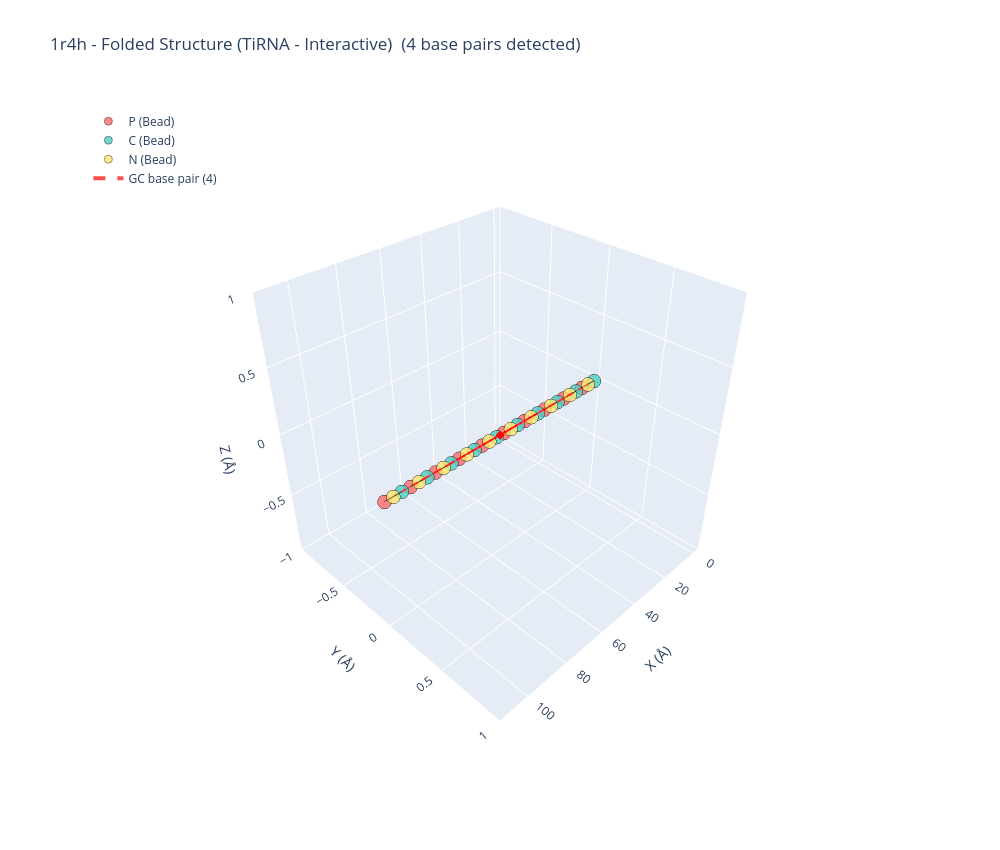
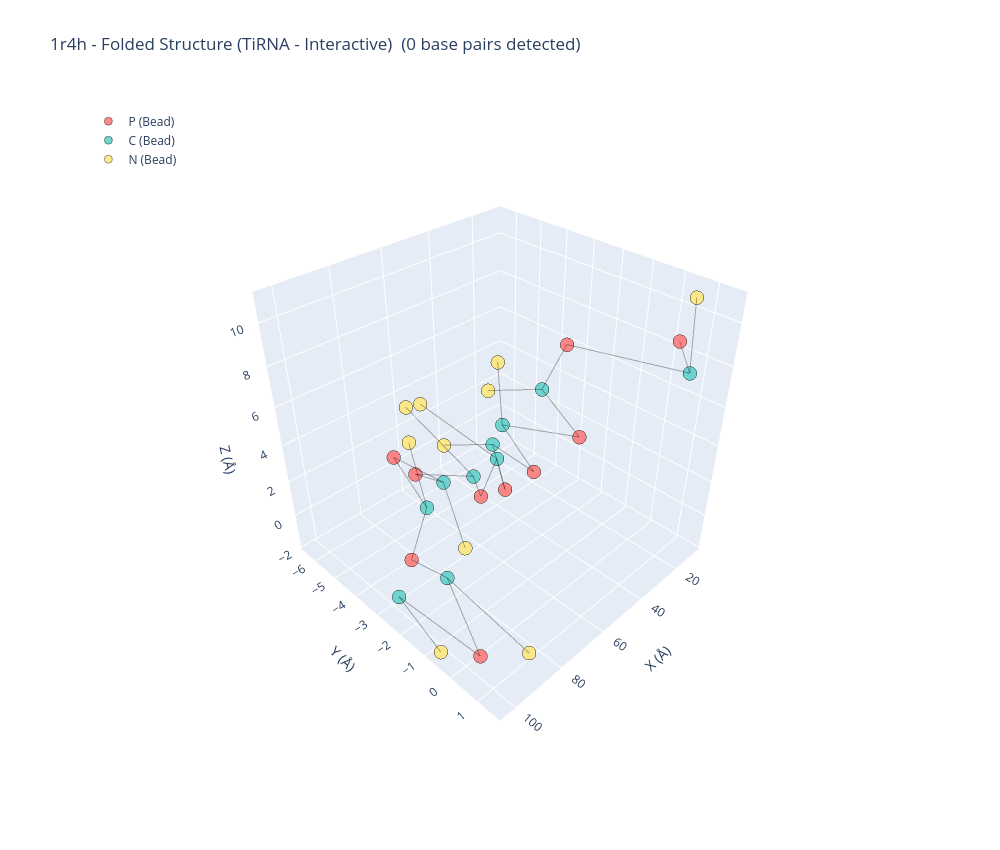

Write notebook code for charts like these, in order.
### Code cell
if __name__ == "__main__":
    main()

### Figure 1 — Plotly figure (JSON) as saved in the notebook; plotly's stock layout.template omitted (floating-point values rounded to 4 significant figures)
{"data": [{"hoverinfo": "text", "marker": {"color": "#FF6B6B", "line": {"color": "black", "width": 0.5}, "opacity": 0.8, "size": 8}, "mode": "markers", "name": "P (Bead)", "text": ["P_A_1", "P_A_2", "P_A_3", "P_A_4", "P_A_5", "P_A_6", "P_A_7", "P_A_8", "P_A_9", "P_A_10"], "type": "scatter3d", "x": [7.6, 19.0, 30.4, 41.8, 53.2, 64.6, 76.0, 87.4, 98.8, 110.2], "y": [0.0, 0.0, 0.0, 0.0, 0.0, 0.0, 0.0, 0.0, 0.0, 0.0], "z": [0.0, 0.0, 0.0, 0.0, 0.0, 0.0, 0.0, 0.0, 0.0, 0.0]}, {"hoverinfo": "text", "marker": {"color": "#4ECDC4", "line": {"color": "black", "width": 0.5}, "opacity": 0.8, "size": 8}, "mode": "markers", "name": "C (Bead)", "text": ["C_A_1", "C_A_2", "C_A_3", "C_A_4", "C_A_5", "C_A_6", "C_A_7", "C_A_8", "C_A_9", "C_A_10"], "type": "scatter3d", "x": [0.0, 11.4, 22.8, 34.2, 45.6, 57.0, 68.4, 79.8, 91.2, 102.6], "y": [0.0, 0.0, 0.0, 0.0, 0.0, 0.0, 0.0, 0.0, 0.0, 0.0], "z": [0.0, 0.0, 0.0, 0.0, 0.0, 0.0, 0.0, 0.0, 0.0, 0.0]}, {"hoverinfo": "text", "marker": {"color": "#FFE66D", "line": {"color": "black", "width": 0.5}, "opacity": 0.8, "size": 8}, "mode": "markers", "name": "N (Bead)", "text": ["N_A_1", "N_A_2", "N_A_3", "N_A_4", "N_A_5", "N_A_6", "N_A_7", "N_A_8", "N_A_9", "N_A_10"], "type": "scatter3d", "x": [3.8, 15.2, 26.6, 38.0, 49.4, 60.8, 72.2, 83.6, 95.0, 106.4], "y": [0.0, 0.0, 0.0, 0.0, 0.0, 0.0, 0.0, 0.0, 0.0, 0.0], "z": [0.0, 0.0, 0.0, 0.0, 0.0, 0.0, 0.0, 0.0, 0.0, 0.0]}, {"hoverinfo": "none", "line": {"color": "rgba(0,0,0,0.3)", "width": 2}, "mode": "lines", "showlegend": false, "type": "scatter3d", "x": [7.6, 0], "y": [0, 0], "z": [0, 0]}, {"hoverinfo": "none", "line": {"color": "rgba(0,0,0,0.3)", "width": 2}, "mode": "lines", "showlegend": false, "type": "scatter3d", "x": [0, 3.8], "y": [0, 0], "z": [0, 0]}, {"hoverinfo": "none", "line": {"color": "rgba(0,0,0,0.3)", "width": 2}, "mode": "lines", "showlegend": false, "type": "scatter3d", "x": [19, 11.4], "y": [0, 0], "z": [0, 0]}, {"hoverinfo": "none", "line": {"color": "rgba(0,0,0,0.3)", "width": 2}, "mode": "lines", "showlegend": false, "type": "scatter3d", "x": [11.4, 15.2], "y": [0, 0], "z": [0, 0]}, {"hoverinfo": "none", "line": {"color": "rgba(0,0,0,0.3)", "width": 2}, "mode": "lines", "showlegend": false, "type": "scatter3d", "x": [30.4, 22.8], "y": [0, 0], "z": [0, 0]}, {"hoverinfo": "none", "line": {"color": "rgba(0,0,0,0.3)", "width": 2}, "mode": "lines", "showlegend": false, "type": "scatter3d", "x": [22.8, 26.6], "y": [0, 0], "z": [0, 0]}, {"hoverinfo": "none", "line": {"color": "rgba(0,0,0,0.3)", "width": 2}, "mode": "lines", "showlegend": false, "type": "scatter3d", "x": [41.8, 34.2], "y": [0, 0], "z": [0, 0]}, {"hoverinfo": "none", "line": {"color": "rgba(0,0,0,0.3)", "width": 2}, "mode": "lines", "showlegend": false, "type": "scatter3d", "x": [34.2, 38], "y": [0, 0], "z": [0, 0]}, {"hoverinfo": "none", "line": {"color": "rgba(0,0,0,0.3)", "width": 2}, "mode": "lines", "showlegend": false, "type": "scatter3d", "x": [53.2, 45.6], "y": [0, 0], "z": [0, 0]}, {"hoverinfo": "none", "line": {"color": "rgba(0,0,0,0.3)", "width": 2}, "mode": "lines", "showlegend": false, "type": "scatter3d", "x": [45.6, 49.4], "y": [0, 0], "z": [0, 0]}, {"hoverinfo": "none", "line": {"color": "rgba(0,0,0,0.3)", "width": 2}, "mode": "lines", "showlegend": false, "type": "scatter3d", "x": [64.6, 57], "y": [0, 0], "z": [0, 0]}, {"hoverinfo": "none", "line": {"color": "rgba(0,0,0,0.3)", "width": 2}, "mode": "lines", "showlegend": false, "type": "scatter3d", "x": [57, 60.8], "y": [0, 0], "z": [0, 0]}, {"hoverinfo": "none", "line": {"color": "rgba(0,0,0,0.3)", "width": 2}, "mode": "lines", "showlegend": false, "type": "scatter3d", "x": [76, 68.4], "y": [0, 0], "z": [0, 0]}, {"hoverinfo": "none", "line": {"color": "rgba(0,0,0,0.3)", "width": 2}, "mode": "lines", "showlegend": false, "type": "scatter3d", "x": [68.4, 72.2], "y": [0, 0], "z": [0, 0]}, {"hoverinfo": "none", "line": {"color": "rgba(0,0,0,0.3)", "width": 2}, "mode": "lines", "showlegend": false, "type": "scatter3d", "x": [87.4, 79.8], "y": [0, 0], "z": [0, 0]}, {"hoverinfo": "none", "line": {"color": "rgba(0,0,0,0.3)", "width": 2}, "mode": "lines", "showlegend": false, "type": "scatter3d", "x": [79.8, 83.6], "y": [0, 0], "z": [0, 0]}, {"hoverinfo": "none", "line": {"color": "rgba(0,0,0,0.3)", "width": 2}, "mode": "lines", "showlegend": false, "type": "scatter3d", "x": [98.8, 91.2], "y": [0, 0], "z": [0, 0]}, {"hoverinfo": "none", "line": {"color": "rgba(0,0,0,0.3)", "width": 2}, "mode": "lines", "showlegend": false, "type": "scatter3d", "x": [91.2, 95], "y": [0, 0], "z": [0, 0]}, {"hoverinfo": "none", "line": {"color": "rgba(0,0,0,0.3)", "width": 2}, "mode": "lines", "showlegend": false, "type": "scatter3d", "x": [110.2, 102.6], "y": [0, 0], "z": [0, 0]}, {"hoverinfo": "none", "line": {"color": "rgba(0,0,0,0.3)", "width": 2}, "mode": "lines", "showlegend": false, "type": "scatter3d", "x": [102.6, 106.4], "y": [0, 0], "z": [0, 0]}, {"hoverinfo": "none", "line": {"color": "rgba(0,0,0,0.3)", "width": 2}, "mode": "lines", "showlegend": false, "type": "scatter3d", "x": [0, 19], "y": [0, 0], "z": [0, 0]}, {"hoverinfo": "none", "line": {"color": "rgba(0,0,0,0.3)", "width": 2}, "mode": "lines", "showlegend": false, "type": "scatter3d", "x": [11.4, 30.4], "y": [0, 0], "z": [0, 0]}, {"hoverinfo": "none", "line": {"color": "rgba(0,0,0,0.3)", "width": 2}, "mode": "lines", "showlegend": false, "type": "scatter3d", "x": [22.8, 41.8], "y": [0, 0], "z": [0, 0]}, {"hoverinfo": "none", "line": {"color": "rgba(0,0,0,0.3)", "width": 2}, "mode": "lines", "showlegend": false, "type": "scatter3d", "x": [34.2, 53.2], "y": [0, 0], "z": [0, 0]}, {"hoverinfo": "none", "line": {"color": "rgba(0,0,0,0.3)", "width": 2}, "mode": "lines", "showlegend": false, "type": "scatter3d", "x": [45.6, 64.6], "y": [0, 0], "z": [0, 0]}, {"hoverinfo": "none", "line": {"color": "rgba(0,0,0,0.3)", "width": 2}, "mode": "lines", "showlegend": false, "type": "scatter3d", "x": [57, 76], "y": [0, 0], "z": [0, 0]}, {"hoverinfo": "none", "line": {"color": "rgba(0,0,0,0.3)", "width": 2}, "mode": "lines", "showlegend": false, "type": "scatter3d", "x": [68.4, 87.4], "y": [0, 0], "z": [0, 0]}, {"hoverinfo": "none", "line": {"color": "rgba(0,0,0,0.3)", "width": 2}, "mode": "lines", "showlegend": false, "type": "scatter3d", "x": [79.8, 98.8], "y": [0, 0], "z": [0, 0]}, {"hoverinfo": "none", "line": {"color": "rgba(0,0,0,0.3)", "width": 2}, "mode": "lines", "showlegend": false, "type": "scatter3d", "x": [91.2, 110.2], "y": [0, 0], "z": [0, 0]}, {"hoverinfo": "text", "hovertext": "GC pair", "line": {"color": "rgba(255, 0, 0, 0.7)", "dash": "dash", "width": 4}, "mode": "lines", "name": "GC base pair (4)", "showlegend": true, "type": "scatter3d", "x": [38, 72.2, null, 3.8, 106.4, null, 15.2, 95, null, 26.6, 83.6, null], "y": [0, 0, null, 0, 0, null, 0, 0, null, 0, 0, null], "z": [0, 0, null, 0, 0, null, 0, 0, null, 0, 0, null]}, {"hoverinfo": "text", "marker": {"color": "rgba(255, 0, 0, 0.7)", "opacity": 0.9, "size": 3, "symbol": "diamond"}, "mode": "markers", "showlegend": false, "text": ["C4 – G7<br>Type: GC<br>N–N dist: 34.20 Å"], "type": "scatter3d", "x": [55.1], "y": [0], "z": [0]}, {"hoverinfo": "text", "marker": {"color": "rgba(255, 0, 0, 0.7)", "opacity": 0.9, "size": 3, "symbol": "diamond"}, "mode": "markers", "showlegend": false, "text": ["G1 – C10<br>Type: GC<br>N–N dist: 102.60 Å"], "type": "scatter3d", "x": [55.1], "y": [0], "z": [0]}, {"hoverinfo": "text", "marker": {"color": "rgba(255, 0, 0, 0.7)", "opacity": 0.9, "size": 3, "symbol": "diamond"}, "mode": "markers", "showlegend": false, "text": ["G2 – C9<br>Type: GC<br>N–N dist: 79.80 Å"], "type": "scatter3d", "x": [55.1], "y": [0], "z": [0]}, {"hoverinfo": "text", "marker": {"color": "rgba(255, 0, 0, 0.7)", "opacity": 0.9, "size": 3, "symbol": "diamond"}, "mode": "markers", "showlegend": false, "text": ["G3 – C8<br>Type: GC<br>N–N dist: 57.00 Å"], "type": "scatter3d", "x": [55.1], "y": [0], "z": [0]}], "layout": {"height": 850, "legend": {"bgcolor": "rgba(255,255,255,0.8)", "x": 0.01, "xanchor": "left", "y": 0.99, "yanchor": "top"}, "scene": {"camera": {"eye": {"x": 1.5, "y": 1.5, "z": 1.5}}, "xaxis": {"title": {"text": "X (Å)"}}, "yaxis": {"title": {"text": "Y (Å)"}}, "zaxis": {"title": {"text": "Z (Å)"}}}, "showlegend": true, "title": {"text": "1r4h - Folded Structure (TiRNA - Interactive)  (4 base pairs detected)"}, "width": 1000}}

### Figure 2 — Plotly figure (JSON) as saved in the notebook; plotly's stock layout.template omitted (floating-point values rounded to 4 significant figures)
{"data": [{"hoverinfo": "text", "marker": {"color": "#FF6B6B", "line": {"color": "black", "width": 0.5}, "opacity": 0.8, "size": 8}, "mode": "markers", "name": "P (Bead)", "text": ["P_A_1", "P_A_2", "P_A_3", "P_A_4", "P_A_5", "P_A_6", "P_A_7", "P_A_8", "P_A_9", "P_A_10"], "type": "scatter3d", "x": [9.259, 17.37, 25.6, 35.81, 47.39, 58.84, 69.23, 79.24, 88.48, 97.4], "y": [0.2667, -3.009, -1.773, -2.748, -3.002, -3.037, -4.923, -4.752, -3.269, 0.3129], "z": [8.398, 6.635, 2.938, 0.7961, 0.3564, 0.8072, 1.217, 3.077, -0.7666, -1.412]}, {"hoverinfo": "text", "marker": {"color": "#4ECDC4", "line": {"color": "black", "width": 0.5}, "opacity": 0.8, "size": 8}, "mode": "markers", "name": "C (Bead)", "text": ["C_A_1", "C_A_2", "C_A_3", "C_A_4", "C_A_5", "C_A_6", "C_A_7", "C_A_8", "C_A_9", "C_A_10"], "type": "scatter3d", "x": [13.75, 20.91, 30.07, 41.18, 52.78, 63.8, 74.04, 84.19, 93.01, 100.7], "y": [0.9251, -3.65, -4.582, -4.066, -2.884, -2.88, -3.159, -2.876, -1.283, -2.576], "z": [7.542, 3.963, 1.747, 1.728, 2.683, 2.493, 2.68, 2.333, 0.7921, -1.086]}, {"hoverinfo": "text", "marker": {"color": "#FFE66D", "line": {"color": "black", "width": 0.5}, "opacity": 0.8, "size": 8}, "mode": "markers", "name": "N (Bead)", "text": ["N_A_1", "N_A_2", "N_A_3", "N_A_4", "N_A_5", "N_A_6", "N_A_7", "N_A_8", "N_A_9", "N_A_10"], "type": "scatter3d", "x": [14.1, 19.74, 29.88, 40.42, 52.93, 63.3, 75.2, 85.85, 91.54, 103.4], "y": [0.8086, -6.119, -4.8, -6.444, -6.217, -5.792, -2.241, -3.257, 1.529, -0.6418], "z": [10.93, 2.073, 5.22, -0.3255, 3.216, 3.989, -0.152, 5.564, -0.2368, -1.763]}, {"hoverinfo": "none", "line": {"color": "rgba(0,0,0,0.3)", "width": 2}, "mode": "lines", "showlegend": false, "type": "scatter3d", "x": [9.259, 13.75], "y": [0.2667, 0.9251], "z": [8.398, 7.542]}, {"hoverinfo": "none", "line": {"color": "rgba(0,0,0,0.3)", "width": 2}, "mode": "lines", "showlegend": false, "type": "scatter3d", "x": [13.75, 14.1], "y": [0.9251, 0.8086], "z": [7.542, 10.93]}, {"hoverinfo": "none", "line": {"color": "rgba(0,0,0,0.3)", "width": 2}, "mode": "lines", "showlegend": false, "type": "scatter3d", "x": [17.37, 20.91], "y": [-3.009, -3.65], "z": [6.635, 3.963]}, {"hoverinfo": "none", "line": {"color": "rgba(0,0,0,0.3)", "width": 2}, "mode": "lines", "showlegend": false, "type": "scatter3d", "x": [20.91, 19.74], "y": [-3.65, -6.119], "z": [3.963, 2.073]}, {"hoverinfo": "none", "line": {"color": "rgba(0,0,0,0.3)", "width": 2}, "mode": "lines", "showlegend": false, "type": "scatter3d", "x": [25.6, 30.07], "y": [-1.773, -4.582], "z": [2.938, 1.747]}, {"hoverinfo": "none", "line": {"color": "rgba(0,0,0,0.3)", "width": 2}, "mode": "lines", "showlegend": false, "type": "scatter3d", "x": [30.07, 29.88], "y": [-4.582, -4.8], "z": [1.747, 5.22]}, {"hoverinfo": "none", "line": {"color": "rgba(0,0,0,0.3)", "width": 2}, "mode": "lines", "showlegend": false, "type": "scatter3d", "x": [35.81, 41.18], "y": [-2.748, -4.066], "z": [0.7961, 1.728]}, {"hoverinfo": "none", "line": {"color": "rgba(0,0,0,0.3)", "width": 2}, "mode": "lines", "showlegend": false, "type": "scatter3d", "x": [41.18, 40.42], "y": [-4.066, -6.444], "z": [1.728, -0.3255]}, {"hoverinfo": "none", "line": {"color": "rgba(0,0,0,0.3)", "width": 2}, "mode": "lines", "showlegend": false, "type": "scatter3d", "x": [47.39, 52.78], "y": [-3.002, -2.884], "z": [0.3564, 2.683]}, {"hoverinfo": "none", "line": {"color": "rgba(0,0,0,0.3)", "width": 2}, "mode": "lines", "showlegend": false, "type": "scatter3d", "x": [52.78, 52.93], "y": [-2.884, -6.217], "z": [2.683, 3.216]}, {"hoverinfo": "none", "line": {"color": "rgba(0,0,0,0.3)", "width": 2}, "mode": "lines", "showlegend": false, "type": "scatter3d", "x": [58.84, 63.8], "y": [-3.037, -2.88], "z": [0.8072, 2.493]}, {"hoverinfo": "none", "line": {"color": "rgba(0,0,0,0.3)", "width": 2}, "mode": "lines", "showlegend": false, "type": "scatter3d", "x": [63.8, 63.3], "y": [-2.88, -5.792], "z": [2.493, 3.989]}, {"hoverinfo": "none", "line": {"color": "rgba(0,0,0,0.3)", "width": 2}, "mode": "lines", "showlegend": false, "type": "scatter3d", "x": [69.23, 74.04], "y": [-4.923, -3.159], "z": [1.217, 2.68]}, {"hoverinfo": "none", "line": {"color": "rgba(0,0,0,0.3)", "width": 2}, "mode": "lines", "showlegend": false, "type": "scatter3d", "x": [74.04, 75.2], "y": [-3.159, -2.241], "z": [2.68, -0.152]}, {"hoverinfo": "none", "line": {"color": "rgba(0,0,0,0.3)", "width": 2}, "mode": "lines", "showlegend": false, "type": "scatter3d", "x": [79.24, 84.19], "y": [-4.752, -2.876], "z": [3.077, 2.333]}, {"hoverinfo": "none", "line": {"color": "rgba(0,0,0,0.3)", "width": 2}, "mode": "lines", "showlegend": false, "type": "scatter3d", "x": [84.19, 85.85], "y": [-2.876, -3.257], "z": [2.333, 5.564]}, {"hoverinfo": "none", "line": {"color": "rgba(0,0,0,0.3)", "width": 2}, "mode": "lines", "showlegend": false, "type": "scatter3d", "x": [88.48, 93.01], "y": [-3.269, -1.283], "z": [-0.7666, 0.7921]}, {"hoverinfo": "none", "line": {"color": "rgba(0,0,0,0.3)", "width": 2}, "mode": "lines", "showlegend": false, "type": "scatter3d", "x": [93.01, 91.54], "y": [-1.283, 1.529], "z": [0.7921, -0.2368]}, {"hoverinfo": "none", "line": {"color": "rgba(0,0,0,0.3)", "width": 2}, "mode": "lines", "showlegend": false, "type": "scatter3d", "x": [97.4, 100.7], "y": [0.3129, -2.576], "z": [-1.412, -1.086]}, {"hoverinfo": "none", "line": {"color": "rgba(0,0,0,0.3)", "width": 2}, "mode": "lines", "showlegend": false, "type": "scatter3d", "x": [100.7, 103.4], "y": [-2.576, -0.6418], "z": [-1.086, -1.763]}, {"hoverinfo": "none", "line": {"color": "rgba(0,0,0,0.3)", "width": 2}, "mode": "lines", "showlegend": false, "type": "scatter3d", "x": [13.75, 17.37], "y": [0.9251, -3.009], "z": [7.542, 6.635]}, {"hoverinfo": "none", "line": {"color": "rgba(0,0,0,0.3)", "width": 2}, "mode": "lines", "showlegend": false, "type": "scatter3d", "x": [20.91, 25.6], "y": [-3.65, -1.773], "z": [3.963, 2.938]}, {"hoverinfo": "none", "line": {"color": "rgba(0,0,0,0.3)", "width": 2}, "mode": "lines", "showlegend": false, "type": "scatter3d", "x": [30.07, 35.81], "y": [-4.582, -2.748], "z": [1.747, 0.7961]}, {"hoverinfo": "none", "line": {"color": "rgba(0,0,0,0.3)", "width": 2}, "mode": "lines", "showlegend": false, "type": "scatter3d", "x": [41.18, 47.39], "y": [-4.066, -3.002], "z": [1.728, 0.3564]}, {"hoverinfo": "none", "line": {"color": "rgba(0,0,0,0.3)", "width": 2}, "mode": "lines", "showlegend": false, "type": "scatter3d", "x": [52.78, 58.84], "y": [-2.884, -3.037], "z": [2.683, 0.8072]}, {"hoverinfo": "none", "line": {"color": "rgba(0,0,0,0.3)", "width": 2}, "mode": "lines", "showlegend": false, "type": "scatter3d", "x": [63.8, 69.23], "y": [-2.88, -4.923], "z": [2.493, 1.217]}, {"hoverinfo": "none", "line": {"color": "rgba(0,0,0,0.3)", "width": 2}, "mode": "lines", "showlegend": false, "type": "scatter3d", "x": [74.04, 79.24], "y": [-3.159, -4.752], "z": [2.68, 3.077]}, {"hoverinfo": "none", "line": {"color": "rgba(0,0,0,0.3)", "width": 2}, "mode": "lines", "showlegend": false, "type": "scatter3d", "x": [84.19, 88.48], "y": [-2.876, -3.269], "z": [2.333, -0.7666]}, {"hoverinfo": "none", "line": {"color": "rgba(0,0,0,0.3)", "width": 2}, "mode": "lines", "showlegend": false, "type": "scatter3d", "x": [93.01, 97.4], "y": [-1.283, 0.3129], "z": [0.7921, -1.412]}], "layout": {"height": 850, "legend": {"bgcolor": "rgba(255,255,255,0.8)", "x": 0.01, "xanchor": "left", "y": 0.99, "yanchor": "top"}, "scene": {"camera": {"eye": {"x": 1.5, "y": 1.5, "z": 1.5}}, "xaxis": {"title": {"text": "X (Å)"}}, "yaxis": {"title": {"text": "Y (Å)"}}, "zaxis": {"title": {"text": "Z (Å)"}}}, "showlegend": true, "title": {"text": "1r4h - Folded Structure (TiRNA - Interactive)  (0 base pairs detected)"}, "width": 1000}}
